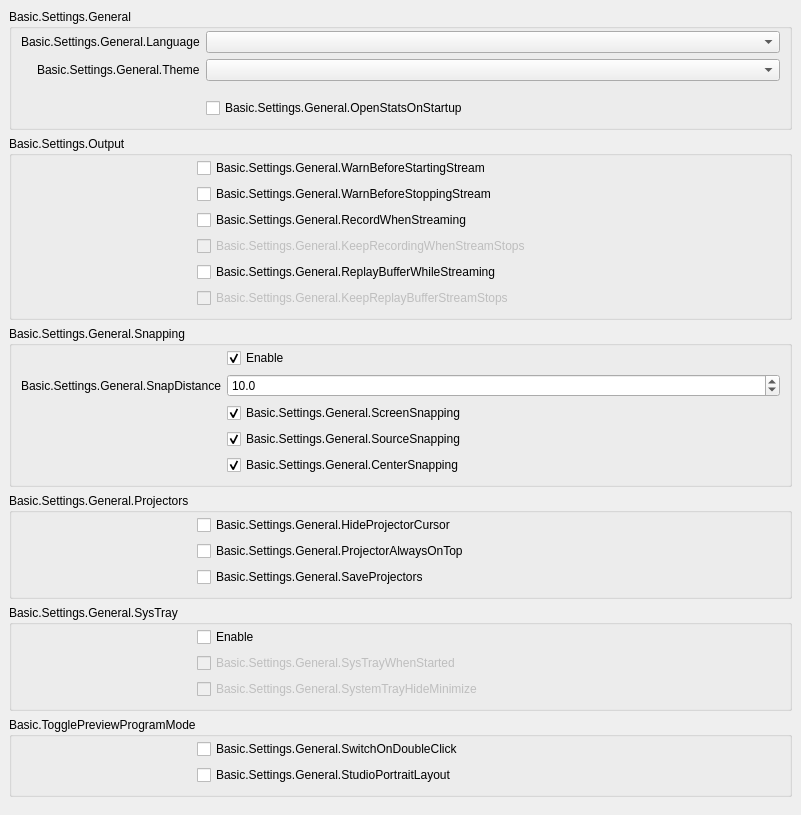
           <widget class="QWidget" name="scrollAreaWidgetContents_2">
            <property name="geometry">
             <rect>
              <x>0</x>
              <y>0</y>
              <width>801</width>
              <height>715</height>
             </rect>
            </property>
            <layout class="QVBoxLayout" name="verticalLayout_19">
             <property name="leftMargin">
              <number>0</number>
             </property>
             <property name="topMargin">
              <number>0</number>
             </property>
             <property name="rightMargin">
              <number>0</number>
             </property>
             <property name="bottomMargin">
              <number>9</number>
             </property>
             <item alignment="Qt::AlignTop">
              <widget class="QWidget" name="widget_2" native="true">
               <layout class="QVBoxLayout" name="verticalLayout_20">
                <item>
                 <widget class="QGroupBox" name="groupBox_15">
                  <property name="title">
                   <string>Basic.Settings.General</string>
                  </property>
                  <layout class="QFormLayout" name="formLayout_32">
                   <property name="fieldGrowthPolicy">
                    <enum>QFormLayout::AllNonFixedFieldsGrow</enum>
                   </property>
                   <property name="labelAlignment">
                    <set>Qt::AlignRight|Qt::AlignTrailing|Qt::AlignVCenter</set>
                   </property>
                   <property name="topMargin">
                    <number>2</number>
                   </property>
                   <item row="0" column="0">
                    <widget class="QLabel" name="label">
                     <property name="text">
                      <string>Basic.Settings.General.Language</string>
                     </property>
                     <property name="buddy">
                      <cstring>language</cstring>
                     </property>
                    </widget>
                   </item>
                   <item row="0" column="1">
                    <widget class="QComboBox" name="language"/>
                   </item>
                   <item row="1" column="0">
                    <widget class="QLabel" name="label_42">
                     <property name="text">
                      <string>Basic.Settings.General.Theme</string>
                     </property>
                     <property name="buddy">
                      <cstring>theme</cstring>
                     </property>
                    </widget>
                   </item>
                   <item row="1" column="1">
                    <widget class="QComboBox" name="theme"/>
                   </item>
                   <item row="2" column="0">
                    <spacer name="horizontalSpacer_3">
                     <property name="orientation">
                      <enum>Qt::Horizontal</enum>
                     </property>
                     <property name="sizeType">
                      <enum>QSizePolicy::Fixed</enum>
                     </property>
                     <property name="sizeHint" stdset="0">
                      <size>
                       <width>170</width>
                       <height>5</height>
                      </size>
                     </property>
                    </spacer>
                   </item>
                   <item row="3" column="1">
                    <widget class="QCheckBox" name="openStatsOnStartup">
                     <property name="text">
                      <string>Basic.Settings.General.OpenStatsOnStartup</string>
                     </property>
                    </widget>
                   </item>
                  </layout>
                 </widget>
                </item>
                <item>
                 <widget class="QGroupBox" name="groupBox_16">
                  <property name="title">
                   <string>Basic.Settings.Output</string>
                  </property>
                  <layout class="QFormLayout" name="formLayout_2">
                   <property name="fieldGrowthPolicy">
                    <enum>QFormLayout::AllNonFixedFieldsGrow</enum>
                   </property>
                   <property name="topMargin">
                    <number>2</number>
                   </property>
                   <item row="0" column="0">
                    <spacer name="horizontalSpacer_5">
                     <property name="orientation">
                      <enum>Qt::Horizontal</enum>
                     </property>
                     <property name="sizeType">
                      <enum>QSizePolicy::Fixed</enum>
                     </property>
                     <property name="sizeHint" stdset="0">
                      <size>
                       <width>170</width>
                       <height>5</height>
                      </size>
                     </property>
                    </spacer>
                   </item>
                   <item row="0" column="1">
                    <widget class="QCheckBox" name="warnBeforeStreamStart">
                     <property name="text">
                      <string>Basic.Settings.General.WarnBeforeStartingStream</string>
                     </property>
                    </widget>
                   </item>
                   <item row="1" column="1">
                    <widget class="QCheckBox" name="warnBeforeStreamStop">
                     <property name="text">
                      <string>Basic.Settings.General.WarnBeforeStoppingStream</string>
                     </property>
                    </widget>
                   </item>
                   <item row="2" column="1">
                    <widget class="QCheckBox" name="recordWhenStreaming">
                     <property name="text">
                      <string>Basic.Settings.General.RecordWhenStreaming</string>
                     </property>
                    </widget>
                   </item>
                   <item row="3" column="1">
                    <widget class="QCheckBox" name="keepRecordStreamStops">
                     <property name="enabled">
                      <bool>false</bool>
                     </property>
                     <property name="text">
                      <string>Basic.Settings.General.KeepRecordingWhenStreamStops</string>
                     </property>
                    </widget>
                   </item>
                   <item row="4" column="1">
                    <widget class="QCheckBox" name="replayWhileStreaming">
                     <property name="text">
                      <string>Basic.Settings.General.ReplayBufferWhileStreaming</string>
                     </property>
                    </widget>
                   </item>
                   <item row="5" column="1">
                    <widget class="QCheckBox" name="keepReplayStreamStops">
                     <property name="enabled">
                      <bool>false</bool>
                     </property>
                     <property name="text">
                      <string>Basic.Settings.General.KeepReplayBufferStreamStops</string>
                     </property>
                    </widget>
                   </item>
                  </layout>
                 </widget>
                </item>
                <item>
                 <widget class="QGroupBox" name="groupBox_10">
                  <property name="enabled">
                   <bool>true</bool>
                  </property>
                  <property name="sizePolicy">
                   <sizepolicy hsizetype="Preferred" vsizetype="Maximum">
                    <horstretch>0</horstretch>
                    <verstretch>0</verstretch>
                   </sizepolicy>
                  </property>
                  <property name="title">
                   <string>Basic.Settings.General.Snapping</string>
                  </property>
                  <property name="flat">
                   <bool>false</bool>
                  </property>
                  <layout class="QFormLayout" name="formLayout_21">
                   <property name="fieldGrowthPolicy">
                    <enum>QFormLayout::AllNonFixedFieldsGrow</enum>
                   </property>
                   <property name="labelAlignment">
                    <set>Qt::AlignRight|Qt::AlignTrailing|Qt::AlignVCenter</set>
                   </property>
                   <property name="topMargin">
                    <number>2</number>
                   </property>
                   <item row="0" column="1">
                    <widget class="QCheckBox" name="snappingEnabled">
                     <property name="text">
                      <string>Enable</string>
                     </property>
                     <property name="checked">
                      <bool>true</bool>
                     </property>
                    </widget>
                   </item>
                   <item row="2" column="1">
                    <widget class="QCheckBox" name="screenSnapping">
                     <property name="text">
                      <string>Basic.Settings.General.ScreenSnapping</string>
                     </property>
                     <property name="checked">
                      <bool>true</bool>
                     </property>
                    </widget>
                   </item>
                   <item row="4" column="1">
                    <widget class="QCheckBox" name="centerSnapping">
                     <property name="text">
                      <string>Basic.Settings.General.CenterSnapping</string>
                     </property>
                     <property name="checked">
                      <bool>true</bool>
                     </property>
                    </widget>
                   </item>
                   <item row="3" column="1">
                    <widget class="QCheckBox" name="sourceSnapping">
                     <property name="text">
                      <string>Basic.Settings.General.SourceSnapping</string>
                     </property>
                     <property name="checked">
                      <bool>true</bool>
                     </property>
                    </widget>
                   </item>
                   <item row="1" column="1">
                    <widget class="QDoubleSpinBox" name="snapDistance">
                     <property name="decimals">
                      <number>1</number>
                     </property>
                     <property name="singleStep">
                      <double>0.500000000000000</double>
                     </property>
                     <property name="value">
                      <double>10.000000000000000</double>
                     </property>
                    </widget>
                   </item>
                   <item row="1" column="0">
                    <widget class="QLabel" name="label_9">
                     <property name="text">
                      <string>Basic.Settings.General.SnapDistance</string>
                     </property>
                     <property name="buddy">
                      <cstring>snapDistance</cstring>
                     </property>
                    </widget>
                   </item>
                   <item row="3" column="0">
                    <spacer name="horizontalSpacer_4">
                     <property name="orientation">
                      <enum>Qt::Horizontal</enum>
                     </property>
                     <property name="sizeType">
                      <enum>QSizePolicy::Fixed</enum>
                     </property>
                     <property name="sizeHint" stdset="0">
                      <size>
                       <width>170</width>
                       <height>5</height>
                      </size>
                     </property>
                    </spacer>
                   </item>
                  </layout>
                 </widget>
                </item>
                <item>
                 <widget class="QGroupBox" name="groupBox_14">
                  <property name="title">
                   <string>Basic.Settings.General.Projectors</string>
                  </property>
                  <layout class="QFormLayout" name="formLayout_28">
                   <property name="fieldGrowthPolicy">
                    <enum>QFormLayout::AllNonFixedFieldsGrow</enum>
                   </property>
                   <property name="topMargin">
                    <number>2</number>
                   </property>
                   <item row="0" column="1">
                    <widget class="QCheckBox" name="hideProjectorCursor">
                     <property name="text">
                      <string>Basic.Settings.General.HideProjectorCursor</string>
                     </property>
                    </widget>
                   </item>
                   <item row="1" column="1">
                    <widget class="QCheckBox" name="projectorAlwaysOnTop">
                     <property name="text">
                      <string>Basic.Settings.General.ProjectorAlwaysOnTop</string>
                     </property>
                    </widget>
                   </item>
                   <item row="2" column="1">
                    <widget class="QCheckBox" name="saveProjectors">
                     <property name="text">
                      <string>Basic.Settings.General.SaveProjectors</string>
                     </property>
                    </widget>
                   </item>
                   <item row="1" column="0">
                    <spacer name="horizontalSpacer">
                     <property name="orientation">
                      <enum>Qt::Horizontal</enum>
                     </property>
                     <property name="sizeType">
                      <enum>QSizePolicy::Fixed</enum>
                     </property>
                     <property name="sizeHint" stdset="0">
                      <size>
                       <width>170</width>
                       <height>5</height>
                      </size>
                     </property>
                    </spacer>
                   </item>
                  </layout>
                 </widget>
                </item>
                <item>
                 <widget class="QGroupBox" name="groupBox_13">
                  <property name="title">
                   <string>Basic.Settings.General.SysTray</string>
                  </property>
                  <layout class="QFormLayout" name="formLayout_29">
                   <property name="fieldGrowthPolicy">
                    <enum>QFormLayout::AllNonFixedFieldsGrow</enum>
                   </property>
                   <property name="topMargin">
                    <number>2</number>
                   </property>
                   <item row="0" column="1">
                    <widget class="QCheckBox" name="systemTrayEnabled">
                     <property name="text">
                      <string>Enable</string>
                     </property>
                    </widget>
                   </item>
                   <item row="1" column="1">
                    <widget class="QCheckBox" name="systemTrayWhenStarted">
                     <property name="enabled">
                      <bool>false</bool>
                     </property>
                     <property name="text">
                      <string>Basic.Settings.General.SysTrayWhenStarted</string>
                     </property>
                    </widget>
                   </item>
                   <item row="2" column="1">
                    <widget class="QCheckBox" name="systemTrayAlways">
                     <property name="enabled">
                      <bool>false</bool>
                     </property>
                     <property name="text">
                      <string>Basic.Settings.General.SystemTrayHideMinimize</string>
                     </property>
                    </widget>
                   </item>
                   <item row="1" column="0">
                    <spacer name="horizontalSpacer_2">
                     <property name="orientation">
                      <enum>Qt::Horizontal</enum>
                     </property>
                     <property name="sizeType">
                      <enum>QSizePolicy::Fixed</enum>
                     </property>
                     <property name="sizeHint" stdset="0">
                      <size>
                       <width>170</width>
                       <height>5</height>
                      </size>
                     </property>
                    </spacer>
                   </item>
                  </layout>
                 </widget>
                </item>
                <item>
                 <widget class="QGroupBox" name="groupBox_11">
                  <property name="title">
                   <string>Basic.TogglePreviewProgramMode</string>
                  </property>
                  <layout class="QFormLayout" name="formLayout_31">
                   <property name="fieldGrowthPolicy">
                    <enum>QFormLayout::AllNonFixedFieldsGrow</enum>
                   </property>
                   <property name="topMargin">
                    <number>2</number>
                   </property>
                   <item row="0" column="1">
                    <widget class="QCheckBox" name="doubleClickSwitch">
                     <property name="text">
                      <string>Basic.Settings.General.SwitchOnDoubleClick</string>
                     </property>
                    </widget>
                   </item>
                   <item row="0" column="0">
                    <spacer name="horizontalSpacer_6">
                     <property name="orientation">
                      <enum>Qt::Horizontal</enum>
                     </property>
                     <property name="sizeHint" stdset="0">
                      <size>
                       <width>170</width>
                       <height>5</height>
                      </size>
                     </property>
                    </spacer>
                   </item>
                   <item row="1" column="1">
                    <widget class="QCheckBox" name="studioPortraitLayout">
                     <property name="text">
                      <string>Basic.Settings.General.StudioPortraitLayout</string>
                     </property>
                    </widget>
                   </item>
                  </layout>
                 </widget>
                </item>
               </layout>
              </widget>
             </item>
            </layout>
           </widget>
